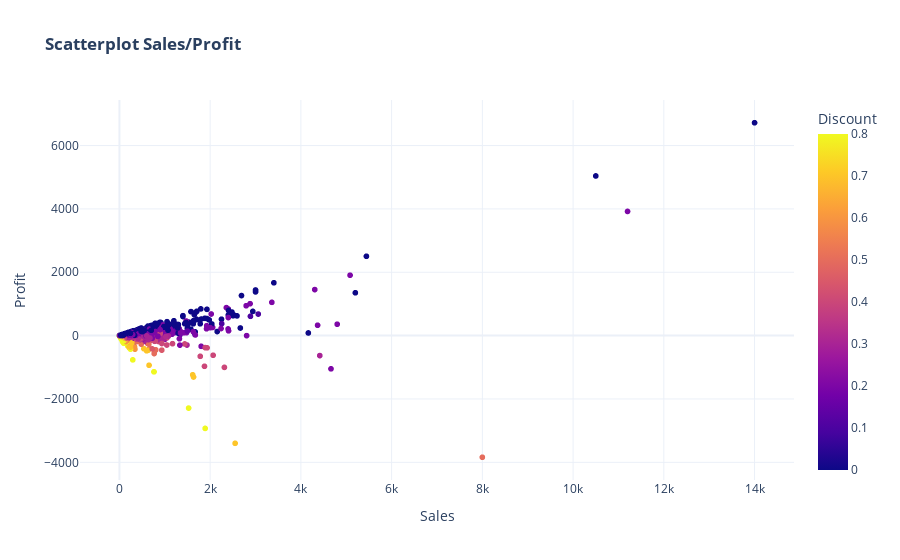

The notebook cell this image was saved under:
### Markdown cell above
coulld there be any negative profits, lets inpect that

### Code cell
# Create Chart
fig = px.scatter(data,
                 x='Sales',
                 y='Profit',
                 color='Discount',
                 template = template_style,
                 title = '<b>Scatterplot Sales/Profit</b>')

# Display Plot
fig.show()

# Export Chart to HTML
plotly.offline.plot(fig, filename='output/Sales_Profit_Scatterplot.html', auto_open=False)

### Figure 1 — Plotly figure (JSON) as saved in the notebook; plotly's stock layout.template omitted (floating-point values rounded to 4 significant figures; data arrays with more than 128 entries replaced by an {"elided": "..."} marker saying what was removed)
{"data": [{"hovertemplate": "Sales=%{x}<br>Profit=%{y}<br>Discount=%{marker.color}<extra></extra>", "legendgroup": "", "marker": {"color": {"elided": "3312 float values"}, "coloraxis": "coloraxis", "symbol": "circle"}, "mode": "markers", "name": "", "showlegend": false, "type": "scattergl", "x": {"elided": "3312 float values"}, "xaxis": "x", "y": {"elided": "3312 float values"}, "yaxis": "y"}], "layout": {"coloraxis": {"colorbar": {"title": {"text": "Discount"}}, "colorscale": [[0, "#0d0887"], [0.1111, "#46039f"], [0.2222, "#7201a8"], [0.3333, "#9c179e"], [0.4444, "#bd3786"], [0.5556, "#d8576b"], [0.6667, "#ed7953"], [0.7778, "#fb9f3a"], [0.8889, "#fdca26"], [1, "#f0f921"]]}, "legend": {"tracegroupgap": 0}, "title": {"text": "<b>Scatterplot Sales/Profit</b>"}, "xaxis": {"anchor": "y", "domain": [0, 1], "title": {"text": "Sales"}}, "yaxis": {"anchor": "x", "domain": [0, 1], "title": {"text": "Profit"}}}}
